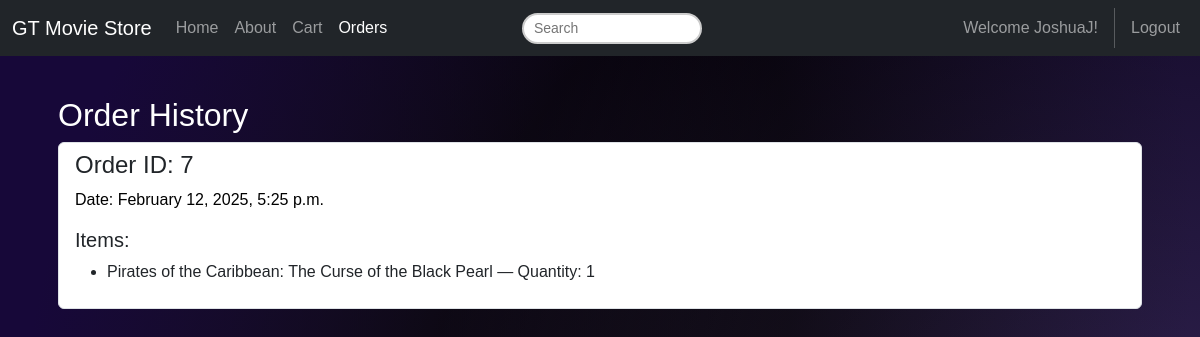
The app's page /cart/orders/ (signed in) with its own data.
### dashboard/models.py (models this page shows, shortened)
class Order(models.Model):
    id = models.AutoField(primary_key=True)
    date = models.DateTimeField(auto_now_add=True)
    user = models.ForeignKey(User, on_delete=models.CASCADE)
    def __str__(self):
        return str(self.id) + ' - ' + str(self.user.username)

class OrderItem(models.Model):
    id = models.AutoField(primary_key=True)
    order = models.ForeignKey(Order, on_delete=models.CASCADE)
    movie = models.ForeignKey(Movie, on_delete=models.CASCADE)
    quantity = models.IntegerField(default=1)

class Movie(models.Model):
    id = models.AutoField(primary_key=True)
    title = models.CharField(max_length=100)
    description = models.TextField()
    image = models.ImageField(upload_to=movie_image_path)
    release_date = models.DateField()
    price = 16

### cart/views.py (the view)
# urls.py: path('orders/', views.orders, name='cart.orders'),
@login_required
def orders(request):
    user_orders = Order.objects.filter(user=request.user).order_by('-date')
    print(user_orders)
    return render(request, 'cart/orders.html', {'orders': user_orders})

### cart/templates/cart/orders.html
{% extends 'base.html' %}
{% block content %}
<div class="p-3">
  <h2
    style="color:white"
  >Order History</h2>
  {% if orders %}
    <div class="list-group">
      {% for order in orders %}
      <div class="list-group-item mb-3 border rounded">
        <h4>Order ID: {{ order.id }}</h4>
        <p
                style="color: black"
        >Date: {{ order.date|date:"F j, Y, g:i a" }}</p>
        <h5>Items:</h5>
        <ul>
          {% for item in order.orderitem_set.all %}
          <li>{{ item.movie.title }} — Quantity: {{ item.quantity }}</li>
          {% endfor %}
        </ul>
      </div>
      {% endfor %}
    </div>
  {% else %}
    <p>No previous orders found.</p>
  {% endif %}
</div>
{% endblock content %}

### templates/navbar.html (shortened to what this page needs)
<nav class="navbar navbar-expand-lg navbar-dark bg-dark">
    <div class="container-fluid">
        <a class="navbar-brand" href="/">GT Movie Store</a>
        <div class="collapse navbar-collapse" id="navbarNav">
            <ul class="navbar-nav me-auto">
                <li class="nav-item">
                    <a class="nav-link {% if request.path == '/' %}active{% endif %}" aria-current="page" href="/">Home</a>
                </li>
                <li class="nav-item">
                    <a class="nav-link {% if request.path == '/about/' %}active{% endif %}" href="/about">About</a>
                </li>
                <li class="nav-item">
                    <a class="nav-link {% if request.path == '/cart/' %}active{% endif %}"
              href="{% url 'cart.index' %}">Cart</a>
                </li>
                <li class="nav-item">
                    <a class="nav-link {% if request.path == '/cart/orders/' %}active{% endif %}
                    {% if not user.is_authenticated %} disabled {% endif %}" href="{% url 'cart.orders' %}">Orders</a>
                </li>
            </ul>
            <ul class="navbar-nav me-auto">
                <li class="nav-item">
                <form method="GET" action="{% url 'search' %}">
                    <div class="input-group" style="margin:0 auto">
                        <input class="rounded-search"  type="search" name = "search-input"   placeholder="Search" aria-label="Search" aria-describedby="search-addon"/>
                    </div>
                </form>
                </li>
            </ul>
            <ul class="navbar-nav ms-auto">
               {% if user.is_authenticated %}
                <a class="nav-link">Welcome {{ user.username }}!</a>
                <a class="nav-link" href="{% url 'accounts.logout' %}">Logout</a>
                {% endif %}
            </ul>
        </div>
    </div>
</nav>

### templates/base.html (style rules this page uses)
body { font-family: Arial, sans-serif; background: radial-gradient(circle at 100% 70%, rgba(255, 255, 255, 0.1) 5%, rgba(0, 0, 0, 0.4) 60%, #170839 90%), radial-gradient(circle at 0% 30%, rgba(255, 255, 255, 0.1) 5%, rgba(0, 0, 0, 0.4) 60%, #170839 90%), #0e031e; background-attachment: fixed; min-height: 100vh; margin: 0; }
nav { color: white; padding: 1rem; text-align: center; }
@media (min-width: 700px) { p { font-size: 100%; color: white; } }
.input-group { border-radius: 10px; border: none; outline: none; justify-content: center; }
.rounded-search { border-radius: 25px; padding: 3px 10px; font-size: 14px; border: 2px solid #ccc; outline: none; transition: all .3s ease; width: 180px; }

### records on screen
Order: id "7", date "February 12, 2025, 5:25 p.m."
OrderItem: movie "Pirates of the Caribbean: The Curse of the Black Pearl", quantity "1"

### other values on screen
{{ user.username }} "JoshuaJ"
